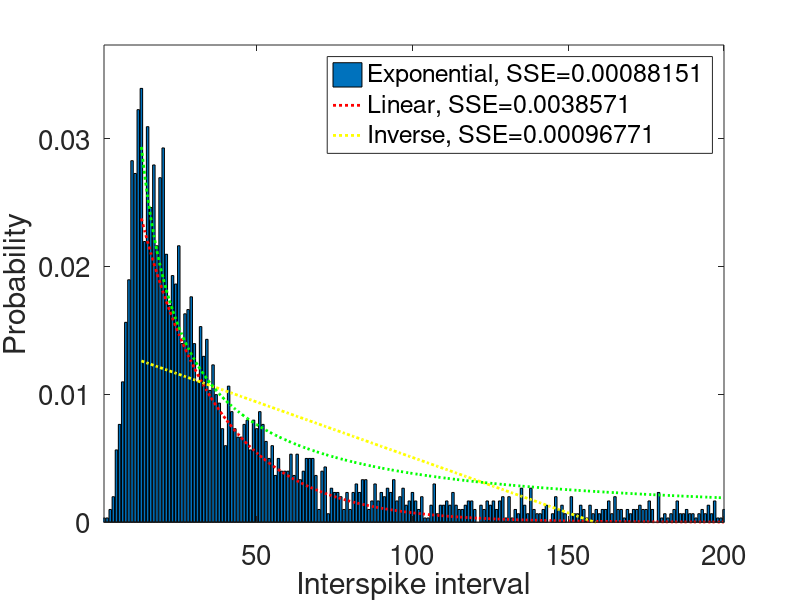

MATLAB code to generate this figure:
clc
clear all
close all
%%
load('PFCspikeTimes.mat') % spikeTimes in ms
spikeIntervals = spikeTimes(2:length(spikeTimes)) - spikeTimes(1:length(spikeTimes) - 1);% inter-spike interval
figure(1);                                              % use Figure 1
binSize = 1;                                            % 1 ms bins
x = 1:binSize:200;
intervalDist = hist(spikeIntervals(spikeIntervals < 200), x);
intervalDist = intervalDist / sum(intervalDist) / binSize; % normalize by dividing by spike number
bar(x, intervalDist);
set(gca,'FontSize',20,'XLim',[0 200]); xlabel('ISI (ms)'); ylabel('count');
%%
% As promised, the histogram of interspike intervals looks like an exponential 
% probability distribution.  For verificiation, we'll fit it with an exponential
% probability density function.
[maxISI,maxid]= max(intervalDist);
xdata = maxid:binSize:200;
intervalDist_decay = intervalDist(maxid:end);
start_point = 20;
expfun = @(b,xdata)  1/b * exp(-xdata/b);  
exponentialfit = @(b) sum((intervalDist_decay - expfun(b,xdata)).^2);   
[lambda_expest, SSE_exp] = fminsearch(exponentialfit, start_point);
y_expfit = expfun(lambda_expest,xdata);            % exponential function
hold on;
plot(xdata, y_expfit, 'r:','linewidth',2);      
legend1 = ['Exponential, ', 'SSE=',num2str(SSE_exp)];
%%
% Let's compare it by fitting with a linear
% probability density function.
start_point = [0.2,0.02];
linear_fun = @(b,xdata)  (-b(1) * xdata + b(2));  
linearfit = @(b) sum((intervalDist_decay - linear_fun(b,xdata)).^2);   
[lambda_linest, SSE_lin] = fminsearch(linearfit, start_point);
y_linfit = linear_fun(lambda_linest,xdata);            % linear function
xlabel('Interspike interval');
ylabel('Probability');
plot(xdata, y_linfit, 'y:','linewidth',2);  
legend2 = ['Linear, ', 'SSE=',num2str(SSE_lin)];
%%
% Let's compare it by fitting with an inverse
% probability density function.
start_point = 1;
inverse_fun = @(b,xdata) b(1)./(xdata);
inversefit = @(b) sum((intervalDist_decay - inverse_fun(b,xdata)).^2);   
[lambda_invest, SSE_inv] = fminsearch(inversefit, start_point);
y_invfit = inverse_fun(lambda_invest,xdata);            % inverse function
xlabel('Interspike interval');
ylabel('Probability');
hold on;
plot(xdata, y_invfit, 'g:','linewidth',2);                                      
hold off;
axis([min(x) max(x) 0 maxISI * 1.1]); 
legend3 = ['Inverse, ', 'SSE=',num2str(SSE_inv)];
legend(legend1,legend2,legend3);
